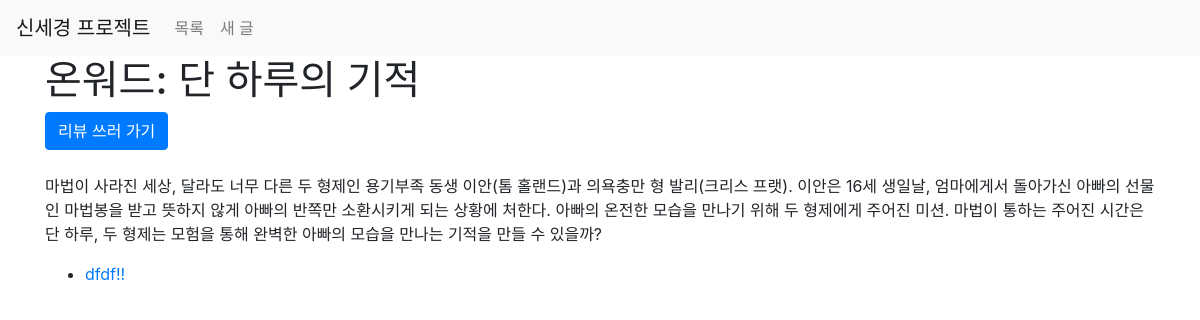
/movies/2/, run on an earlier commit of the app's database.
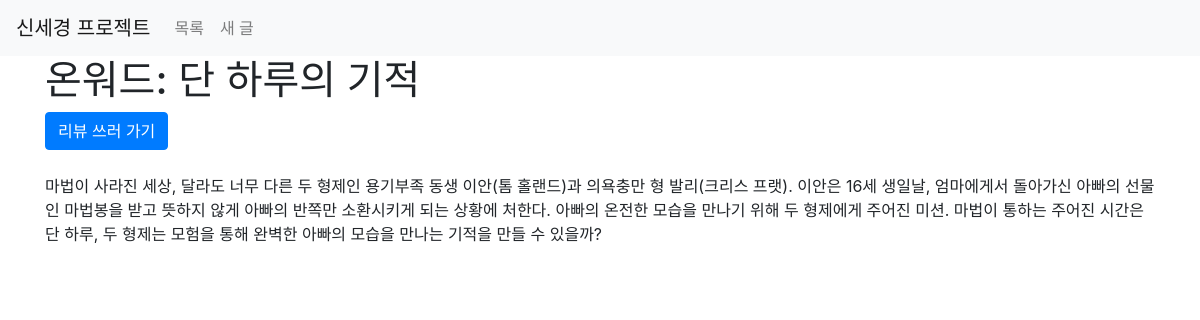
And on a later commit of the database.
### movies/models.py (models this page shows)
class Movie(models.Model):
    title = models.CharField(max_length=100)
    overview = models.TextField(blank=True)
    vote_average = models.IntegerField()
    poster_path = models.CharField(max_length=200, null=True)
    like_users = models.ManyToManyField(settings.AUTH_USER_MODEL, related_name='like_movies', blank=True)

class Review(models.Model):
    title = models.CharField(max_length=100)
    content = models.CharField(max_length=255)
    user = models.ForeignKey(settings.AUTH_USER_MODEL, on_delete=models.CASCADE)
    movie = models.ForeignKey(Movie, on_delete=models.CASCADE)

### movies/views.py (the view)
# urls.py: path('<int:movie_id>/', views.movie_detail, name='movie_detail'),
def movie_detail(request, movie_id):
    movie = get_object_or_404(Movie, id=movie_id)
    reviews = movie.review_set.all()
    context = {
        'movie': movie,
        'reviews': reviews
    }
    return render(request, 'movies/movie_detail.html', context)

### movies/templates/movies/movie_detail.html (shortened to what this page needs)
{% extends 'base.html' %}
{% block content %}
<h1>{{ movie.title }}</h1>
<a href="{% url 'movies:review_c' movie.id %}" class="btn btn-primary">리뷰 쓰러 가기</a>
<div id="movie_detail">
  <p>{{ movie.overview }}</p>
  <ul>
    {% for review in reviews %}
    <li><a href="{% url 'movies:review_detail' movie.id review.id %}">{{ review.title }}</a></li>
    {% endfor %}
  </ul>
</div>
{% endblock %}

### templates/base.html (shortened to what this page needs)
<!DOCTYPE html>
<html lang="en">
<head>
    <link rel="stylesheet" href="https://stackpath.bootstrapcdn.com/bootstrap/4.4.1/css/bootstrap.min.css">
</head>
<body>
    <nav class="navbar navbar-expand-lg navbar-light bg-light">
      <a class="navbar-brand" href="#">신세경 프로젝트</a>
      <div class="collapse navbar-collapse" id="navbarNav">
        <ul class="navbar-nav">
          <li class="nav-item">
            <a class="nav-link">목록</a>
          </li>
          <li class="nav-item">
            <a class="nav-link">새 글</a>
          </li>
        </ul>
      </div>
    </nav>
    <div class="container">
      {% block content %}
      {% endblock %}
    </div>
</body>
</html>

What changed in the data, as far as the page shows it:
removed Review: title "dfdf!!"
